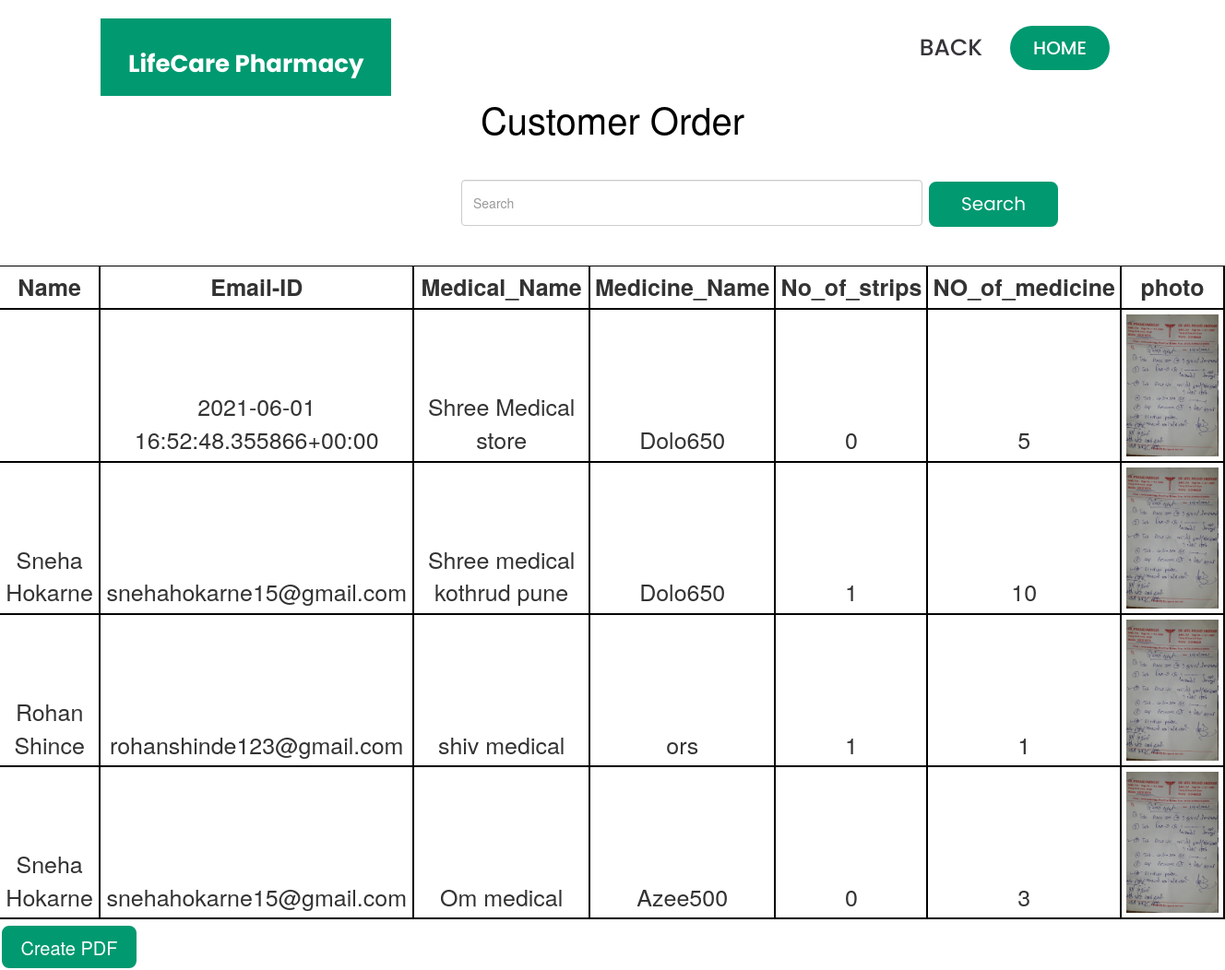
Screenshot of /search1 with the database file from the repository.
### home/models.py (models this page shows)
class Photo(models.Model):
    name= models.CharField(max_length=20, default="")
    email= models.EmailField()
    Medical_Name = models.CharField(max_length=50, default="")
    Medicine_Name = models.CharField(max_length=50)
    No_of_strips = models.CharField(max_length=12)
    NO_of_medicine = models.CharField(max_length=12)
    photo = models.ImageField(upload_to="photoimage")

### home/views.py (the view)
# urls.py: path('search1', views.search1, name='search1'),
def search1(request):
    allpost = Photo.objects.all()
    if 'q' in request.GET:
        q = request.GET['q']
        allpost=Photo.objects.filter(Q(Medical_Name__icontains=q)|Q(Medicine_Name__icontains=q))
    return render(request,"checkorders.html",{'Photo':allpost})

### templates/checkorders.html (shortened to what this page needs)
<!DOCTYPE html>
<html lang="en">
<head>
  <link href="static/assets/vendor/aos/aos.css" rel="stylesheet">
  <link href="static/assets/vendor/bootstrap/css/bootstrap.min.css" rel="stylesheet">
  <link href="static/assets/vendor/bootstrap-icons/bootstrap-icons.css" rel="stylesheet">
  <link href="static/assets/vendor/boxicons/css/boxicons.min.css" rel="stylesheet">
  <link href="static/assets/vendor/glightbox/css/glightbox.min.css" rel="stylesheet">
  <link href="static/assets/vendor/remixicon/remixicon.css" rel="stylesheet">
  <link href="static/assets/vendor/swiper/swiper-bundle.min.css" rel="stylesheet">
  <link href="static/assets/css/style.css" rel="stylesheet">
<link href="//netdna.bootstrapcdn.com/bootstrap/3.0.3/css/bootstrap.min.css" rel="stylesheet" id="bootstrap-css">
 </head>
 <body>
  <header id="header" class="fixed-top d-flex align-items-center">
    <div class="container">
      <div class="header-container d-flex align-items-center justify-content-between">
        <div class="logo">
          <h1 class="text-light"><a href="index.html"><span>LifeCare Pharmacy</span></a></h1>
        </div>
        <nav id="navbar" class="navbar" >
          <ul>
            <li><a class="nav-link scrollto" href="/pharmadashboard" style=" font-size:25px;">Back</a></li>
            <li><a class="getstarted scrollto" href="/" style=" font-size:20px;"> Home</a></li>
          </ul>
        </nav>
      </div>
    </div>
  </header>
<br><br><br><br>
<br><div style="padding-bottom: 18px; font-size : 40px; text-align : center;color:black; background-color: ">Customer Order</div></br>
<div>
      <form method="get" action="/search1" class="d-flex">
        <center><input name="q" id="q" class="form-control me-2" type="search1" placeholder="Search" aria-label="Search1" style=" margin-left:500px; width:500px; height:50px;"></center>
        <button class="btn btn-outline-primary" type="submit" style=" color:#fff;">Search</button></br></br>
      </form>
</div></br></br>
<table><thead>
<tr>
    <th>Name</th>
    <th>Email-ID</th>
    <th>Medical_Name</th>
    <th>Medicine_Name</th>
    <th>No_of_strips</th>
    <th>NO_of_medicine</th>
    <th>photo </th>
</tr></thead><tbody>
{% for display in Photo %}
<tr>
<td>{{ display.name }}</td>
<td>{{ display.email }}</td>
<td>{{ display.Medical_Name }}</td>
<td>{{ display.Medicine_Name }}</td>
<td>{{ display.No_of_strips }}</td>
<td>{{ display.NO_of_medicine }}</td>
<td><img src="{{display.photo.url}}" alt="{{display.photo}}" width="100"/></td>
</tr></tbody>
{% endfor %}
</table>
<a href="/cst_order_pdf"><input type="submit" value ="Create PDF"style=" border: 2px solid #fff; padding: 10px 20px;
  transition: 0.5s; width:150px; height:50px; background:#009970; border-radius: 10px; font-size:20px; color:#fff;"></a>
</body></html>

### static/assets/css/style.css (style rules this page uses)
body { font-family: "Open Sans", sans-serif; color: #444444; }
a { color: #009970; text-decoration: none; }
h1, h2, h3, h4, h5, h6 { font-family: "Raleway", sans-serif; }
#header { transition: all 0.5s; z-index: 997; transition: all 0.5s; top: 20px; }
#header .header-container { background: #fff; }
#header .logo { overflow: hidden; padding: 16px 30px 12px 30px; background: #009970; }
#header .logo h1 { font-size: 26px; padding: 0; line-height: 1; font-weight: 700; font-family: "Poppins", sans-serif; }
#header .logo h1 a, #header .logo h1 a:hover { color: #fff; text-decoration: none; }
.navbar { padding: 0; }
.navbar ul { margin: 0; padding: 0; display: flex; list-style: none; align-items: center; }
.navbar li { position: relative; }
.navbar a { display: flex; align-items: center; justify-content: space-between; padding: 10px 0 10px 30px; color: #36343a; transition: 0.3s; font-size: 13px; font-weight: 500; text-transform: uppercase; font-family: "Poppins", sans-serif; white-space: nowrap; transition: 0.3s; }
.navbar .getstarted { background: #009970; padding: 10px 25px; margin-left: 30px; margin-right: 15px; border-radius: 50px; color: #fff; }

### templates/checkorders.html (style rules this page uses)
table { width: 100%; max-width: 100%; margin-bottom: 5px; background-color: #fff; }
table th, table td { padding: 5px; vertical-align: top; border-top: 1px solid #000; text-align: center; font-size: 25px; }
table thead th { vertical-align: bottom; border-bottom: 2px solid #000; border-right: 2px solid #000; }
table tbody td { vertical-align: bottom; border-bottom: 2px solid #000; border-right: 2px solid #000; }
table { background-color: #fff; }
button[type="submit"] { font-family: "Poppins", sans-serif; background: #009970; border:2px solid #fff; padding: 10px 35px; transition: 0.5s; border-radius: ; color: #fff; align: center; font-size: 20px; border-radius: 10px; }

### rows the page displays
Photo: email "2021-06-01 16:52:48.355866+00:00", Medical_Name "Shree Medical store", Medicine_Name "Dolo650", No_of_strips "0", NO_of_medicine "5", photo (picture)
Photo: name "Sneha Hokarne", email "snehahokarne15@gmail.com", Medical_Name "Shree medical kothrud pune", Medicine_Name "Dolo650", No_of_strips "1", NO_of_medicine "10", photo (picture)
Photo: name "Rohan Shince", email "rohanshinde123@gmail.com", Medical_Name "shiv medical", Medicine_Name "ors", No_of_strips "1", NO_of_medicine "1", photo (picture)
Photo: name "Sneha Hokarne", email "snehahokarne15@gmail.com", Medical_Name "Om medical", Medicine_Name "Azee500", No_of_strips "0", NO_of_medicine "3", photo (picture)
